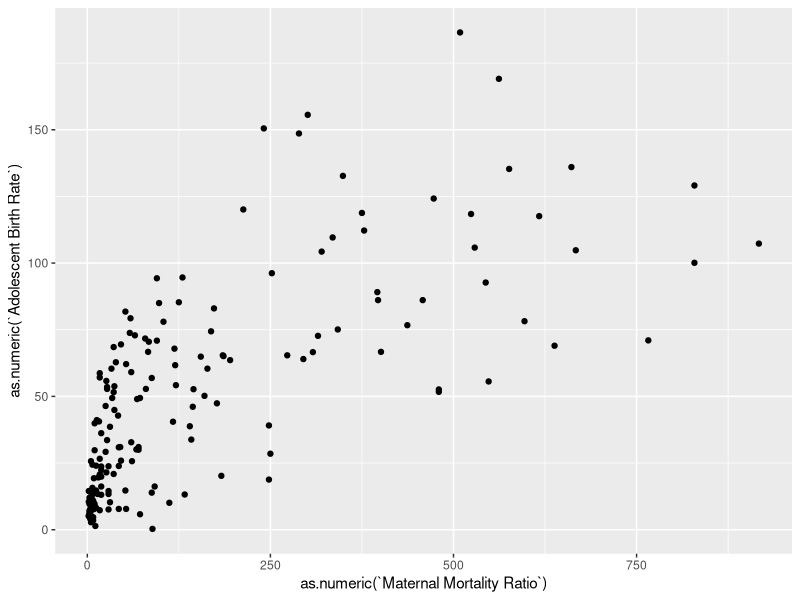
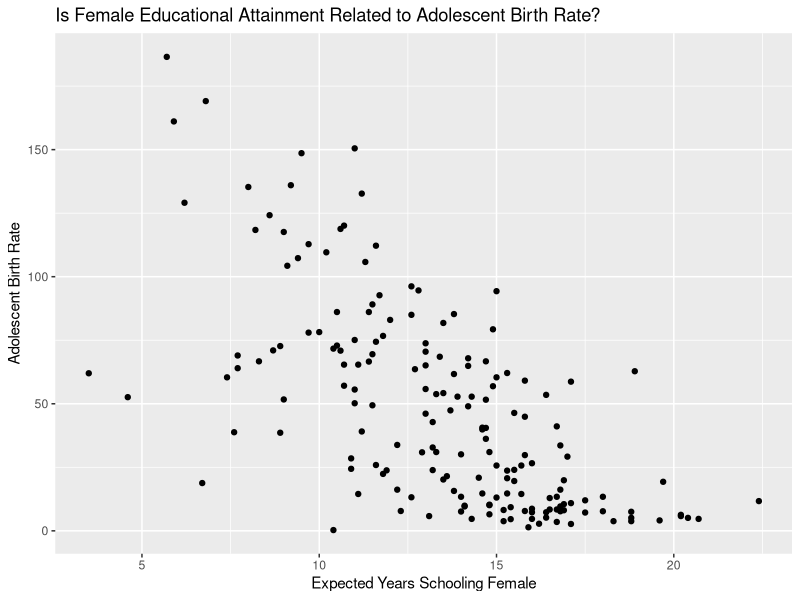
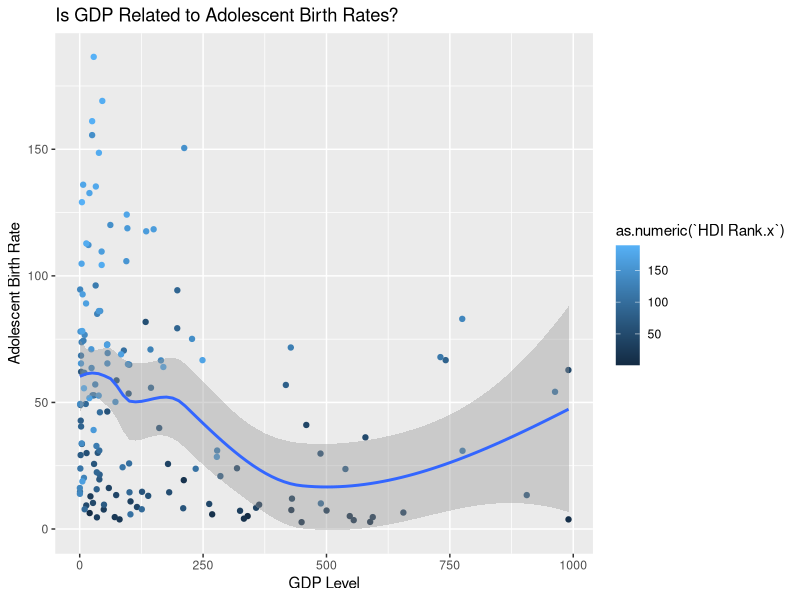
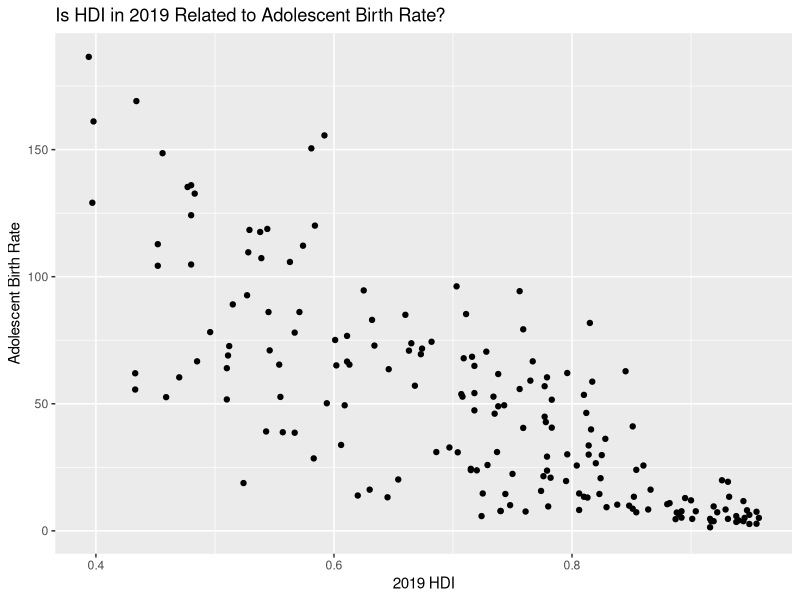
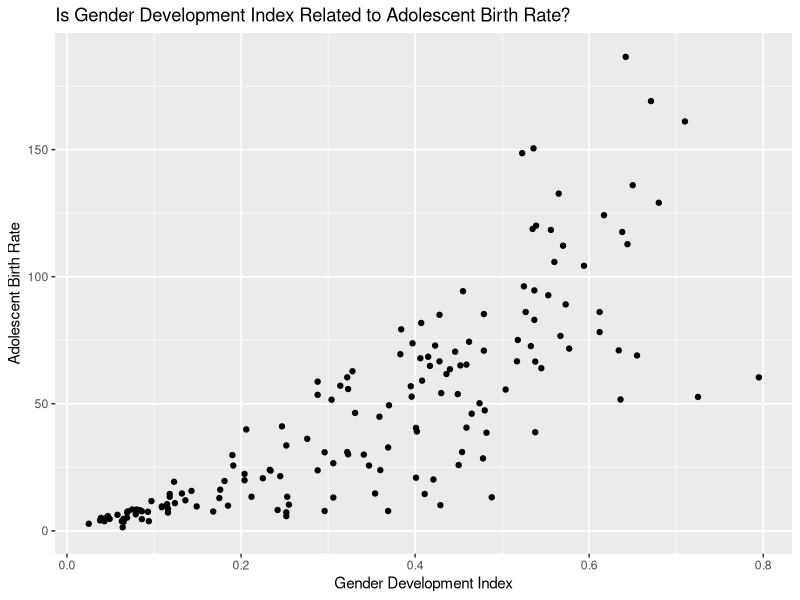

Write R code to recreate these figures, in order.
## ---- chunk 1
library(tidyverse)
library(dplyr)
library(ggplot2)

knitr::opts_chunk$set(eval = TRUE, echo = FALSE, message = FALSE, warning = FALSE)
## ---- chunk 2
hdi1 <- read.csv("../data/HDI_Table1.csv")
hdi4 <- read.csv("../data/HDI_Table4.csv")
hdi5 <- read.csv("../data/HDI_Table5.csv")
hdi8 <- read.csv("../data/HDI_Table8.csv")
hdi10 <- read.csv("../data/HDI_Table10.csv")
adolescent_births <- read.csv("../data/Adolescent_Births.csv")
contraceptive_prevalence <- read.csv("../data/Contraceptive_Prevalence.csv")
## ---- chunk 3
hdi1_clean <- slice(hdi1, -c(1:7, 74, 128, 166, 200, 207:270))
hdi1_clean <- select(hdi1_clean, select = -c(X.1, X.3, X.5, X.7, X.9, X.11))
names(hdi1_clean) <- c("HDI Rank", "Country", "HDI 2019", "Life Expectancy Birth", "Expected Years Schooling", "Mean Years Schooling", "GNI Per Capita", "GNI Per Capita Minus HDI", "HDI 2018")

hdi4_clean <- slice(hdi4, -c(1:7, 74, 128, 166, 200, 207:264))
hdi4_clean <- select(hdi4_clean, select = -c(X.1, X.3, X.5, X.7, X.9, X.11, X.13, X.15, X.17, X.19, X.21, X.23))
names(hdi4_clean) <- c("HDI Rank", "Country", "Gender Development Index", "Gender Development Index Group", "HDI Female", "HDI Male", "Life Expectancy Birth Female", "Life Expectancy Birth Male", "Expected Years Schooling Female", "Expected Years Schooling Male", "Mean Years Schooling Female", "Mean Years Schooling Male", "Estimated GNI per Capita Female", "Estimated GNI per Capita Male")

hdi5_clean <- slice(hdi5, -c(1:7, 74, 128, 166, 200, 207:270))
hdi5_clean <- select(hdi5_clean, select = -c(X.1, X.3, X.5, X.7, X.9, X.11, X.13, X.15, X.17))
names(hdi5_clean) <- c("HDI Rank", "Country", "Gender Development Index", "Gender Development Index Rank", "Maternal Mortality Ratio", "Adolescent Birth Rate", "Seats Parliament Female", "Secondary Education Female", "Secondary Education Male", "Labour Participation Female", "Labour Participation Male")

hdi8_clean <- slice(hdi8, -c(1:7, 74, 128, 166, 200, 207:264))
hdi8_clean <- select(hdi8_clean, select = -c(X.1, X.3, X.5, X.7, X.9, X.11, X.13, X.15, X.17, X.19, X.21, X.23, X.25, X.27, X.29 : X.33))
names(hdi8_clean) <- c("HDI Rank", "Country", "Infants Breastfed", "Lack DTP Immunization", "Lack Measles Immunization", "Child Malnutrition", "Mortality Rate Infant", "Mortality Rate Under 5", "Mortality Rate Female", "Mortality Rate Male", "Mortality Rate Noncommunicable Female", "Mortality Rate Noncommunicable Male", "Malaria Incidence", "TB Incidence", "HIV Prevalence", "Healthy Life Expectancy at Birth", "Health Expenditure of GDP")

hdi10_clean <- slice(hdi10, -c(1:7, 74, 128, 166, 200, 207:260))
hdi10_clean <- select(hdi10_clean, select = -c(X.1, X.3, X.5, X.7, X.9, X.11, X.13, X.15, X.17, X.19, X.21, X.23))
names(hdi10_clean) <- c("HDI Rank", "Country", "GDP", "GDP per Capita", "GDP Annual Growth", "Labour Share", "Gross Fixed Capital Formation of GDP", "General Government Consumption of GDP", "General Government Consumption Annual Growth", "Total Tax Revenue of GDP", "Taxes Income Profits Capital Gains of TTR", "External Debt Stock of GNI", "Total Debt Service of GNI", "Consumer Price Index")

adolescent_births_clean <- select(adolescent_births, select = c(ParentLocation, Location, Period, IsLatestYear, FactValueNumeric, Value))
names(adolescent_births_clean) <- c("World Region", "Country", "Period", "Is Latest Year", "Adolescent Births", "Adolescent Births Text")

contraceptive_prevalence_clean <- slice(contraceptive_prevalence, -c(1:8))
contraceptive_prevalence_clean <- select(contraceptive_prevalence_clean, select = c(X, X.2, X.3, X.4, X.5, X.6, X.19))
names(contraceptive_prevalence_clean) <- c("Country", "Survey Start Year", "Survey End Year", "Age Group", "Contraceptive Any Method", "Contraceptive Modern Method", "Contraceptive Traditional Method")
## ---- chunk 4

country_joined <- hdi1_clean %>%
  inner_join(hdi10_clean, by = "Country")%>%
  inner_join(hdi4_clean, by = "Country")%>%
  inner_join(hdi5_clean, by = "Country")%>%
  inner_join(hdi8_clean, by = "Country")

contraceptives_joined <- contraceptive_prevalence_clean %>%
  inner_join(adolescent_births_clean, by = "Country")
## ---- chunk 5

## ---- chunk 6

## ---- chunk 7
ggplot(country_joined, aes(x = as.numeric(`Maternal Mortality Ratio`), 
                           y = as.numeric(`Adolescent Birth Rate`))) +
  geom_point()

## ---- chunk 8
country_joined %>%
  ggplot(aes(x= as.numeric(`Expected Years Schooling Female`), 
             y= as.numeric(`Adolescent Birth Rate`))) +
  geom_point() +
  labs(
    title= "Is Female Educational Attainment Related to Adolescent Birth Rate?",
    x="Expected Years Schooling Female",
    y="Adolescent Birth Rate"
  )
## ---- chunk 9
ggplot(country_joined, aes(x = as.numeric(`GDP`), 
                           y = as.numeric(`Adolescent Birth Rate`), color = as.numeric(`HDI Rank.x`))) +
  geom_point() +
  geom_smooth() +
  labs(
    title= "Is GDP Related to Adolescent Birth Rates?",
    x="GDP Level",
    y="Adolescent Birth Rate")
## ---- chunk 10

## ---- chunk 11
country_joined %>%
  ggplot(aes(x= as.numeric(`HDI 2019`), 
             y= as.numeric(`Adolescent Birth Rate`))) +
  geom_point() +
  labs(
    title= "Is HDI in 2019 Related to Adolescent Birth Rate?",
    x="2019 HDI",
    y="Adolescent Birth Rate"
  )
## ---- chunk 12

## ---- chunk 13
country_joined %>%
  ggplot(aes(x= as.numeric(`Gender Development Index.y`), 
             y= as.numeric(`Adolescent Birth Rate`))) +
  geom_point() +
  labs(
    title= "Is Gender Development Index Related to Adolescent Birth Rate?",
    x="Gender Development Index",
    y="Adolescent Birth Rate"
  )
